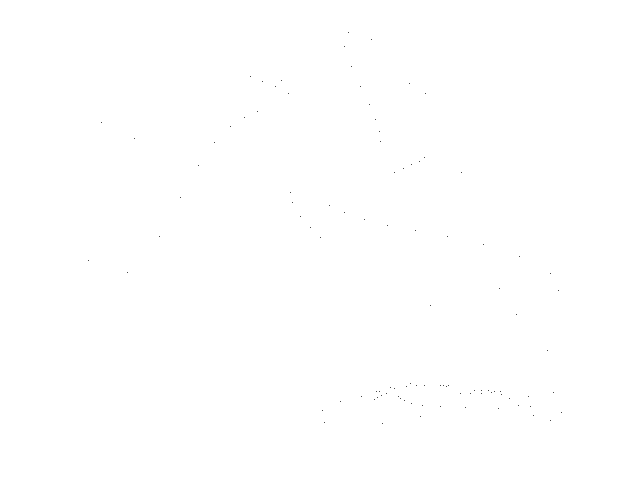
Frame 1 (no input)
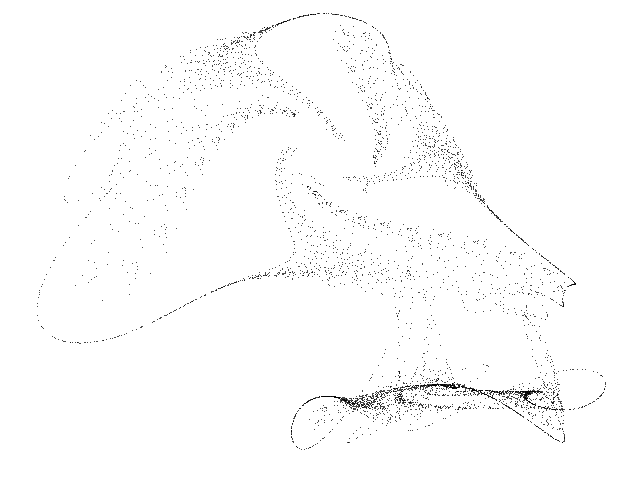
Frame 60 (the mouse pressed at the canvas centre just before this capture)
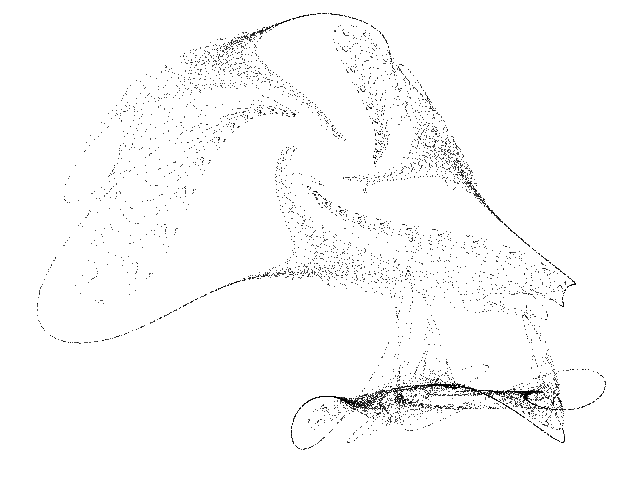
Frame 120 (the mouse held since frame 60 and released just before this capture)

The Processing sketch that drew these frames (run headless with seeded random() and noise(); from frame 60 on, the mouse is pressed at the canvas centre):

// Processing sketch: Polynomial_A
// ── Polynomial_A.pde
// Polynomial A chaotic map //

  float x = 1.0;
  float y = 0.0;
  float z = 0.0;
  float p0 = 1.586;
  float p1 = 1.124;
  float p2 = 0.281;


void setup() {
  
  size(640, 480);
  background(255);
  
}

void draw() {
  
  for (int i=0; i<100; i++) {
    
    float nx = x;
    float ny = y;
    float nz = z;
    
    x = p0 + ny - ny * nz;
    y = p1 + nz - nx * nz;
    z = p2 + nx - nx * ny;
  
    point(50 + (220 * x), 110 + (255 * y));
        
  }

}
